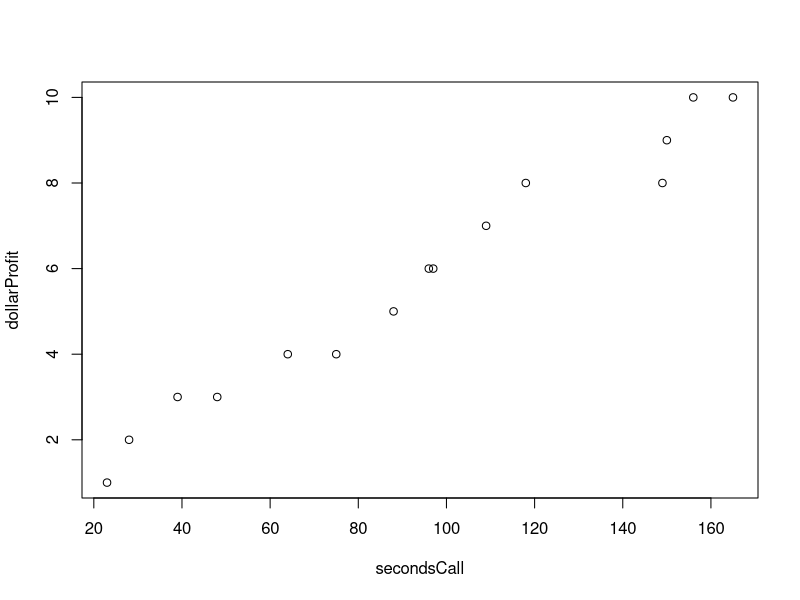

Write R code to recreate this figure.
# setup the data
secondsCall <- c(23, 28, 39, 48, 64, 75, 88, 96, 97, 109, 118, 149, 150, 156, 165)
dollarProfit <- c(1, 2, 3, 3, 4, 4, 5, 6, 6, 7, 8, 8, 9, 10, 10)

# create a simple plot
plot(secondsCall, dollarProfit)

# define the linear model
model <- lm(secondsCall ~ dollarProfit)
model

# expand the summary of the model
summary(model)

abline(model)

# make a basic prediction of someone making $5
predict(model, newdata = data.frame(dollarProfit=5))

predict(model, newdata = data.frame(dollarProfit=5), interval = "pred")

predict(model, newdata = data.frame(dollarProfit=5), interval = "confidence")
